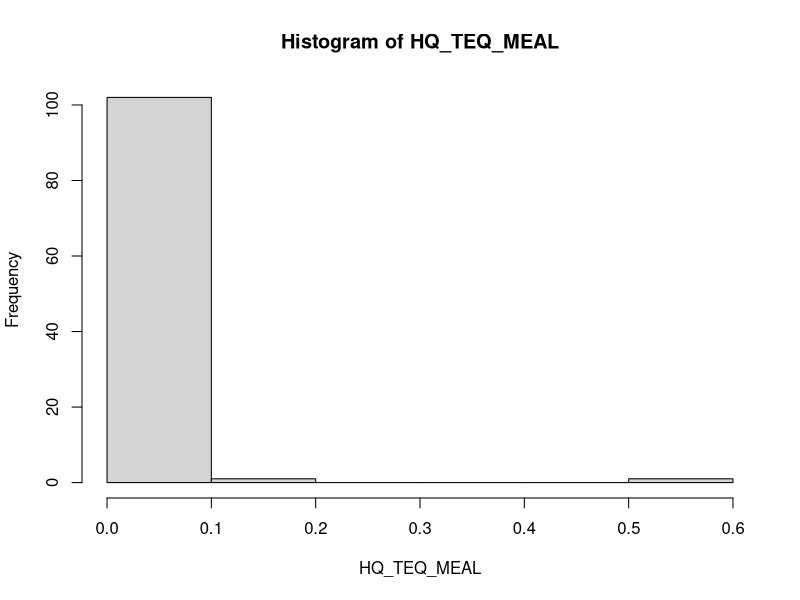
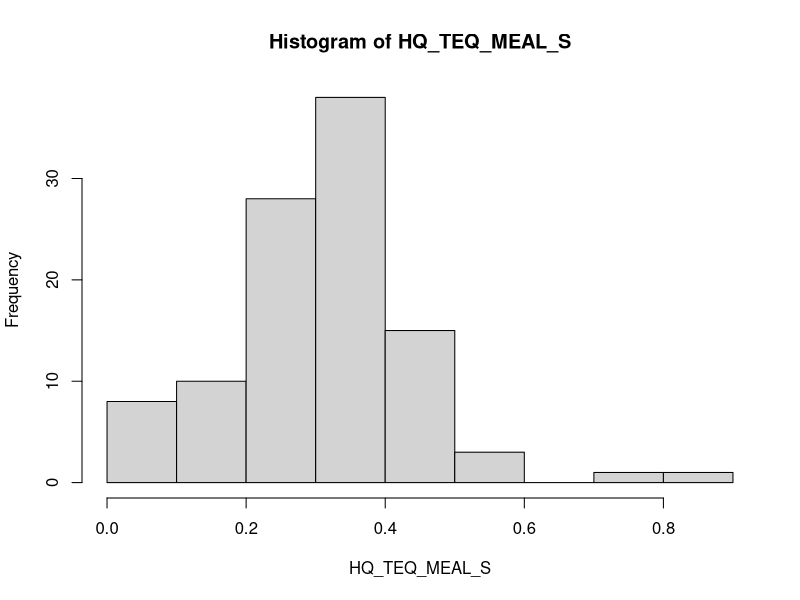
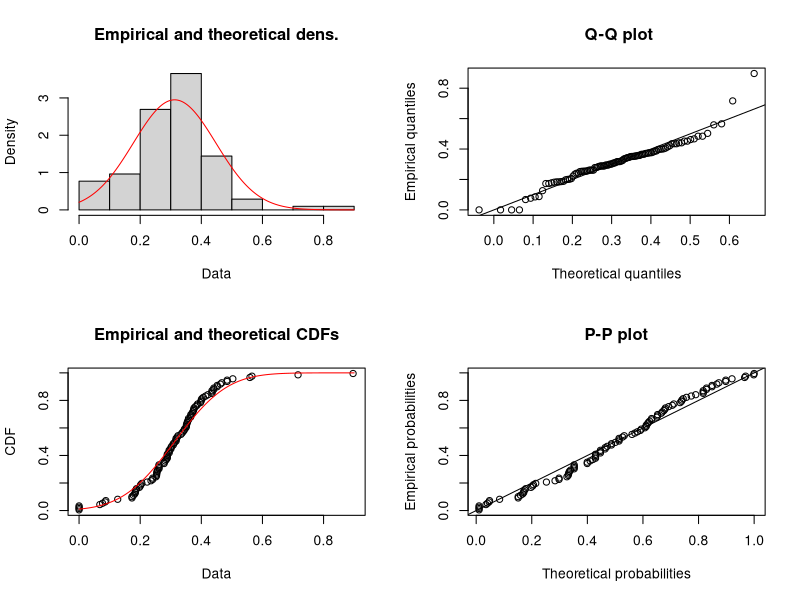
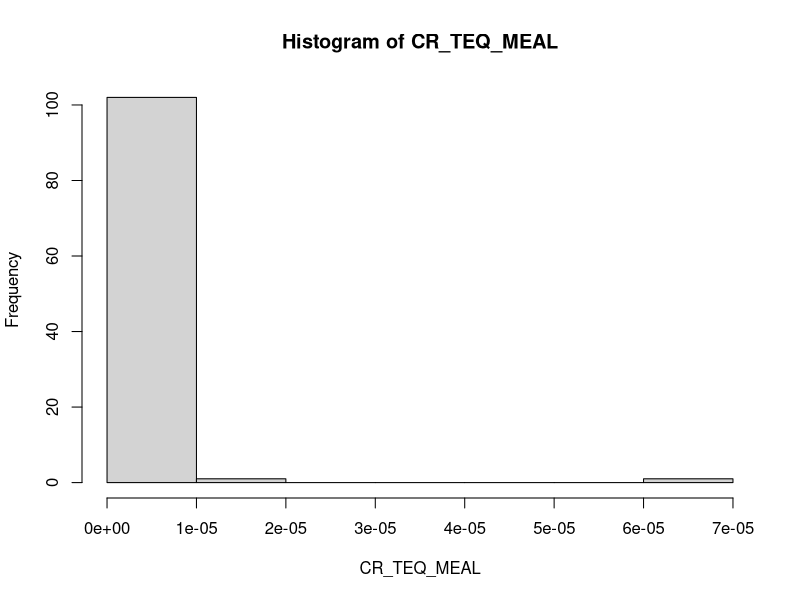
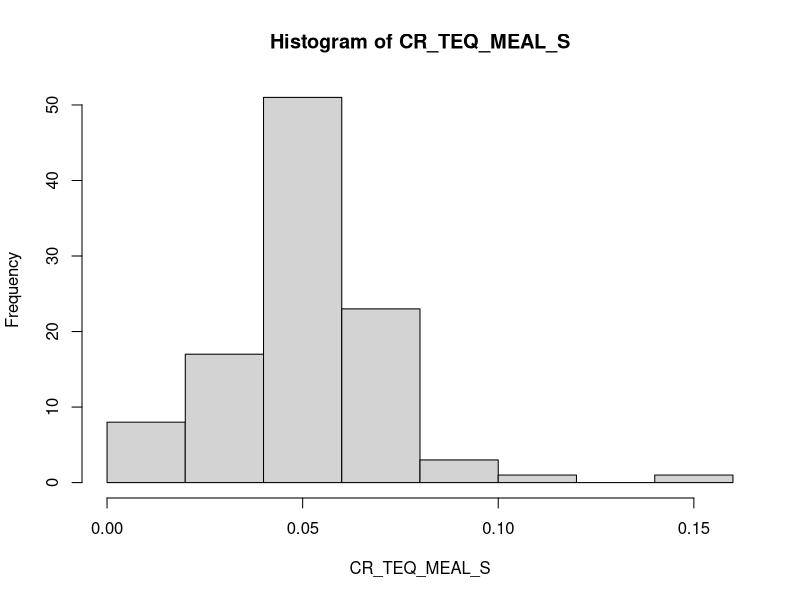
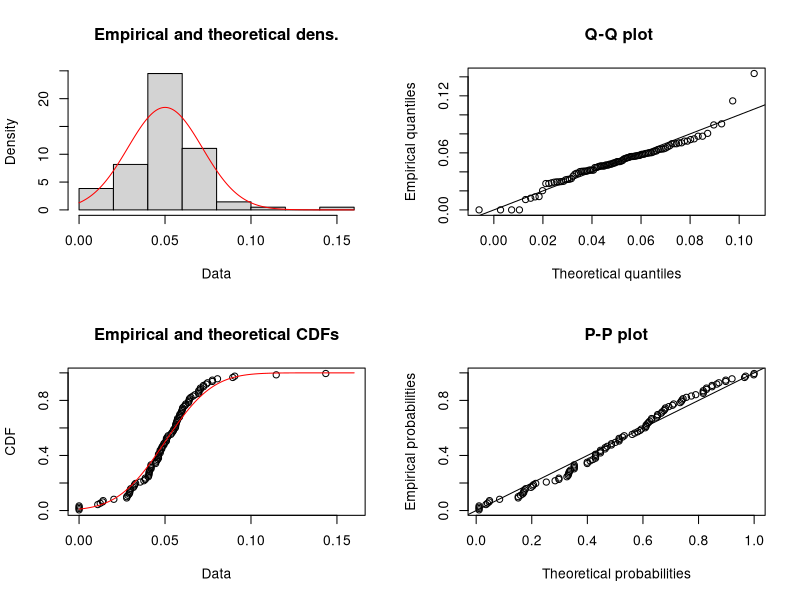
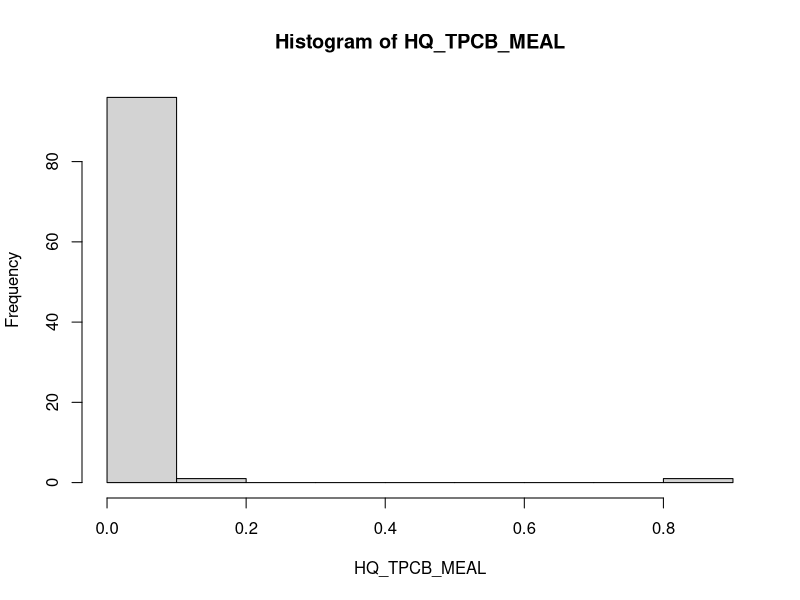
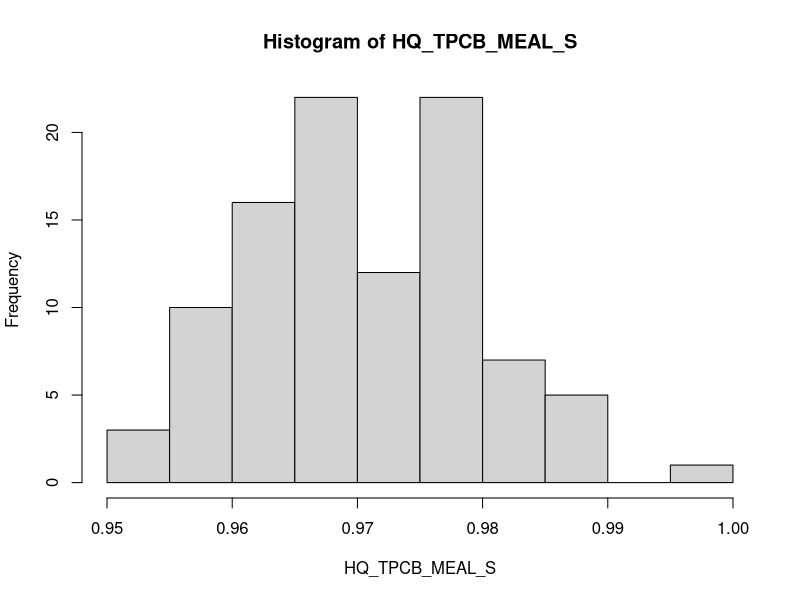

Source code (R) for these figures, in order:
# --------------------------------------------
# WFCS Probabalistic Risk Assessment
#
# Code Author: David Dayan
# Code QAQC: Brenda Hanley
# Project Supervisor: Krysten Schuler
#
# Project: Waterfowl Contaminants in the NE US. 
# 
# Location: Cornell Wildlife Health Lab
# Date: February 2024
# License: MIT
# 
# Description: This code runs the probabilistic risk assessment.
# 
# Funding: This work was supported under the project 
# name 'Contaminant Loads in Waterfowl of the Northeast Atlantic
# Flyway: New Threats and Outdated Advisories' of the 
# Multistate Conservation Grant Program.
#
# --------------------------------------------

# Load required packages.
library(tidyverse)
library(knitr)
library(fitdistrplus)

# To ensure reproducibility.
set.seed(720)

# Load the data.
risk_data <- read_csv("WFCS_group_risk_levels.csv")

#--------------------------------------------------------------------------
# Fitting HQ_TEQ ----------------------------------------------------------

# Load the data.
HQ_TEQ=c(na.omit(risk_data$HQ_TEQ))

# Divide data to go from 2 meals/month to 1 meal/year.
HQ_TEQ_MEAL=HQ_TEQ/24 

# Look at the shape of the data.
summary(HQ_TEQ_MEAL)
hist(HQ_TEQ_MEAL)

# Note: There are only 4 zeros. Extreme J shape. See if we can transform the J shape to normal. Go up or down the roots to see if we can get the best fit RE diagnostics.
HQ_TEQ_MEAL_S=HQ_TEQ_MEAL^(1/5)
hist(HQ_TEQ_MEAL_S)

# Fit the transformed data.
fit_TEQ_HQ=fitdist(HQ_TEQ_MEAL_S, "norm")

# Look at the fit metrics.
gofstat(fit_TEQ_HQ)
summary(fit_TEQ_HQ)

# Look at the diagnostics.
plot(fit_TEQ_HQ)
# Save the plot as a PNG with 1000 dpi and 6in x 6in dimensions
png("TEQ_HQ_diagnostics.png", width = 6.5, height = 6, units = "in", res = 1000)
plot(fit_TEQ_HQ)  # Plot the diagnostics
dev.off()  # Close the PNG device

#--------------------------------------------------------------------------
# Fitting CR_TEQ ----------------------------------------------------------

# Load the data.
CR_TEQ=c(na.omit(risk_data$CR_TEQ))

# Divide data to go from 2 meals/month to 1 meal/year.
CR_TEQ_MEAL=CR_TEQ/24 

# Look at the shape of the data.
summary(CR_TEQ_MEAL)
hist(CR_TEQ_MEAL)

# See if we can transform the J shape to normal. Go up or down the roots to see if we can get the best fit RE diagnostics.
CR_TEQ_MEAL_S=CR_TEQ_MEAL^(1/5)
hist(CR_TEQ_MEAL_S)

# Fit the transformed data.
fit_TEQ_CR=fitdist(CR_TEQ_MEAL_S, "norm")

# Look at the fit metrics.
gofstat(fit_TEQ_CR)
summary(fit_TEQ_CR)

# Look at the diagnostics.
plot(fit_TEQ_CR)
# Save the plot as a PNG with 1000 dpi and 6in x 6in dimensions
png("TEQ_CR_diagnostics.png", width = 6.5, height = 6, units = "in", res = 1000)
plot(fit_TEQ_CR)  # Plot the diagnostics
dev.off()  # Close the PNG device

#--------------------------------------------------------------------------
# Simulating TEQ Risk -----------------------------------------------------

# Number of iterations.
num_iterations <- 10000

# Initialize a dataframe to store results.
TEQ_risks <- data.frame(
  num_samples = numeric(),
  mean_HQ = numeric(),percentile_95_HQ = numeric(),percentile_99_HQ = numeric(),
  mean_CR = numeric(),percentile_95_CR = numeric(),percentile_99_CR = numeric(),
  stringsAsFactors = FALSE)

# Loop over different values of num_samples_per_iteration.
for (num_samples_per_iteration in 1:60) {
  # Initialize vectors to store sums of HQ and CR values
  sums_HQ <- numeric(num_iterations)
  sums_CR <- numeric(num_iterations)
  # Perform simulations.
  for (i in 1:num_iterations) {
    # Simulate HQ values.
    samples_TEQ_HQ <- rnorm(num_samples_per_iteration, mean = fit_TEQ_HQ$estimate[1], sd = fit_TEQ_HQ$estimate[2])
    samples_TEQ_HQ <- samples_TEQ_HQ^5
    sum_TEQ_HQ <- sum(samples_TEQ_HQ)
    # Simulate CR values.
    samples_TEQ_CR <- rnorm(num_samples_per_iteration, mean = fit_TEQ_CR$estimate[1], sd = fit_TEQ_CR$estimate[2])
    samples_TEQ_CR <- samples_TEQ_CR^5
    sum_TEQ_CR <- sum(samples_TEQ_CR)
    # Store sums.
    sums_HQ[i] <- sum_TEQ_HQ
    sums_CR[i] <- sum_TEQ_CR
  } # End num samples per iteration.
  
  # Calculate statistics for HQ sums.
  mean_sum_HQ <- mean(sums_HQ)
  percentile_95_HQ <- quantile(sums_HQ, 0.95)
  percentile_99_HQ <- quantile(sums_HQ, 0.99)
  
  # Calculate statistics for CR sums.
  mean_sum_CR <- mean(sums_CR)
  percentile_95_CR <- quantile(sums_CR, 0.95)
  percentile_99_CR <- quantile(sums_CR, 0.99)
  
  # Add results to data frame.
  TEQ_risks <- rbind(TEQ_risks, list(num_samples_per_iteration,
                                     mean_sum_HQ, percentile_95_HQ, percentile_99_HQ, 
                                     mean_sum_CR, percentile_95_CR, percentile_99_CR))
  
} # End loop over different values of num_samples_per_iteration.

# Name columns.
colnames(TEQ_risks) <- c("num_samples", "mean_HQ", "percentile_95_HQ", "percentile_99_HQ", "mean_CR", "percentile_95_CR", "percentile_99_CR")

# Display results.
view(TEQ_risks)

#--------------------------------------------------------------------------
# Fitting HQ_TPCB ---------------------------------------------------------

# Load the data.
HQ_TPCB=c(na.omit(risk_data$HQ_TPCB))

# Divide the data by the number of meals to get the by-meal vector.
HQ_TPCB_MEAL=HQ_TPCB/24

# Look at the shape of the data.
summary(HQ_TPCB_MEAL)
hist(HQ_TPCB_MEAL)

# See if we can transform the J shape to normal. Go up or down the roots to see if we can get the best fit RE diagnostics.
HQ_TPCB_MEAL_S=HQ_TPCB_MEAL^(1/200)
hist(HQ_TPCB_MEAL_S)

# Fit the transformed data.
fit_TPCB_HQ=fitdist(HQ_TPCB_MEAL_S, "norm")

# Look at the metrics of the fit.
gofstat(fit_TPCB_HQ)
summary(fit_TPCB_HQ)

# Look at the diagnostics.
plot(fit_TPCB_HQ)

# Save the plot as a PNG with 1000 dpi and 6in x 6in dimensions
png("PCB_HQ_diagnostics.png", width = 6.5, height = 6, units = "in", res = 1000)
plot(fit_TPCB_HQ)  # Plot the diagnostics
dev.off()  # Close the PNG device

#--------------------------------------------------------------------------
# Fitting CR_TPCB ---------------------------------------------------------

# Load the data.
CR_TPCB=c(na.omit(risk_data$CR_TPCB))

# Divide the data by the number of meals to get the by-meal vector.
CR_TPCB_MEAL=CR_TPCB/24

# Look at the shape of the data.
summary(CR_TPCB_MEAL)
hist(CR_TPCB_MEAL)

# See if we can transform the J shape to normal. Go up or down the roots to see if we can get the best fit RE diagnostics.
CR_TPCB_MEAL_S=CR_TPCB_MEAL^(1/100)
hist(CR_TPCB_MEAL_S)

# Fit the transformed data.
fit_TPCB_CR=fitdist(CR_TPCB_MEAL_S, "norm")

# Look at the metrics of the fit. 
gofstat(fit_TPCB_CR)
summary(fit_TPCB_CR)

# Look at the diagnostics.
plot(fit_TPCB_CR)

# Save the plot as a PNG with 1000 dpi and 6in x 6in dimensions
png("PCB_CR_diagnostics.png", width = 6.5, height = 6, units = "in", res = 1000)
plot(fit_TPCB_CR)  # Plot the diagnostics
dev.off()  # Close the PNG device

#--------------------------------------------------------------------------
# Simulating TPCB Risk -----------------------------------------------------

# Number of iterations.
num_iterations <- 10000

# Initialize a dataframe to store results.
TPCB_risks <- data.frame(
  num_samples = numeric(),
  mean_HQ = numeric(),
  percentile_95_HQ = numeric(),
  percentile_99_HQ = numeric(),
  mean_CR = numeric(),
  percentile_95_CR = numeric(),
  percentile_99_CR = numeric(),
  stringsAsFactors = FALSE)

# Loop over different values of num_samples_per_iteration.
for (num_samples_per_iteration in 1:60) {
  # Initialize vectors to store sums of HQ and CR values.
  sums_HQ <- numeric(num_iterations)
  sums_CR <- numeric(num_iterations)
  # Perform simulations.
  for (i in 1:num_iterations) {
    # Simulate HQ values.
    samples_TPCB_HQ <- rnorm(num_samples_per_iteration, mean = fit_TPCB_HQ$estimate[1], sd = fit_TPCB_HQ$estimate[2])
    samples_TPCB_HQ <- samples_TPCB_HQ^200
    sum_TPCB_HQ <- sum(samples_TPCB_HQ)
    # Simulate CR values.
    samples_TPCB_CR <- rnorm(num_samples_per_iteration, mean = fit_TPCB_CR$estimate[1], sd = fit_TPCB_CR$estimate[2])
    samples_TPCB_CR <- samples_TPCB_CR^100
    sum_TPCB_CR <- sum(samples_TPCB_CR)
    # Store sums.
    sums_HQ[i] <- sum_TPCB_HQ
    sums_CR[i] <- sum_TPCB_CR
  } # End iterations.
  
  # Calculate statistics for HQ sums.
  mean_sum_HQ <- mean(sums_HQ)
  percentile_95_HQ <- quantile(sums_HQ, 0.95)
  percentile_99_HQ <- quantile(sums_HQ, 0.99)
  
  # Calculate statistics for CR sums.
  mean_sum_CR <- mean(sums_CR)
  percentile_95_CR <- quantile(sums_CR, 0.95)
  percentile_99_CR <- quantile(sums_CR, 0.99)
  
  # Add results to dataframe.
  TPCB_risks <- rbind(TPCB_risks, list(num_samples_per_iteration,mean_sum_HQ, percentile_95_HQ, percentile_99_HQ, mean_sum_CR, percentile_95_CR, percentile_99_CR))
  
} # End num_samples_per_iteration loop. 

# Name columns.
colnames(TPCB_risks) <- c("num_samples", "mean_HQ", "percentile_95_HQ", "percentile_99_HQ", "mean_CR", "percentile_95_CR", "percentile_99_CR")

# Display results.
view(TPCB_risks)


#--------------------------------------------------------------------------
# Fitting Sum_OCPs_HQ -----------------------------------------------------

# Load the data
Sum_OCPs_HQ=c(na.omit(risk_data$Sum_OCPs_HQ))

# Divide the data by the number of meals to get the by-meal vector.
Sum_OCPs_HQ_MEAL=Sum_OCPs_HQ/24

# Look at the shape of the data.
summary(Sum_OCPs_HQ_MEAL)
hist(Sum_OCPs_HQ_MEAL)

# See if we can transform the J shape to normal. Go up or down the roots to see if we can get the best fit RE diagnostics.
Sum_OCPs_HQ_MEAL_S=Sum_OCPs_HQ_MEAL^(1/200)
hist(Sum_OCPs_HQ_MEAL_S)

# Fit the transformed data
fit_OCP_HQ=fitdist(Sum_OCPs_HQ_MEAL_S, "norm")

# Look at the metrics of the fit. 
gofstat(fit_OCP_HQ)
summary(fit_OCP_HQ)

# Look at the diagnostics.
plot(fit_OCP_HQ)

#--------------------------------------------------------------------------
# Fitting Sum_OCPs_CR -----------------------------------------------------

# Load the data.
Sum_OCPs_CR=c(na.omit(risk_data$Sum_OCPs_CR))

# Divide the data by the number of meals to get the by-meal vector.
Sum_OCPs_CR_MEAL=Sum_OCPs_CR/24

# Look at the shape of the data.
summary(Sum_OCPs_CR_MEAL)
hist(Sum_OCPs_CR_MEAL)

# See if we can transform the J shape to normal. Go up or down the roots to see if we can get the best fit RE diagnostics.
Sum_OCPs_CR_MEAL_S=Sum_OCPs_CR_MEAL^(1/300)
hist(Sum_OCPs_CR_MEAL_S)

# Fit the transformed data.
fit_OCP_CR=fitdist(Sum_OCPs_CR_MEAL_S, "norm")
gofstat(fit_OCP_CR)
summary(fit_OCP_CR)

# Look at the diagnostics.
plot(fit_OCP_CR)

# Save the plot as a PNG with 1000 dpi and 6in x 6in dimensions
png("OCP_CR_diagnostics.png", width = 6.5, height = 6, units = "in", res = 1000)
plot(fit_OCP_CR)  # Plot the diagnostics
dev.off()  # Close the PNG device

#--------------------------------------------------------------------------
# Simulating OCP Risk -----------------------------------------------------

# Number of iterations.
num_iterations <- 10000

# Initialize a dataframe to store results.
OCP_risks <- data.frame(
  num_samples = numeric(),
  mean_HQ = numeric(),
  percentile_95_HQ = numeric(),
  percentile_99_HQ = numeric(),
  mean_CR = numeric(),
  percentile_95_CR = numeric(),
  percentile_99_CR = numeric(),
  stringsAsFactors = FALSE)

# Loop over different values of num_samples_per_iteration.
for (num_samples_per_iteration in 1:60) {
  # Initialize vectors to store sums of HQ and CR values.
  sums_HQ <- numeric(num_iterations)
  sums_CR <- numeric(num_iterations)
  # Perform simulations.
  for (i in 1:num_iterations) {
    # Simulate HQ values.
    samples_OCP_HQ <- rnorm(num_samples_per_iteration, mean = fit_OCP_HQ$estimate[1], sd = fit_OCP_HQ$estimate[2])
    samples_OCP_HQ <- samples_OCP_HQ^200
    sum_OCP_HQ <- sum(samples_OCP_HQ)
    # Simulate CR values.
    samples_OCP_CR <- rnorm(num_samples_per_iteration, mean = fit_OCP_CR$estimate[1], sd = fit_OCP_CR$estimate[2])
    samples_OCP_CR <- samples_OCP_CR^300
    sum_OCP_CR <- sum(samples_OCP_CR)
    # Store sums.
    sums_HQ[i] <- sum_OCP_HQ
    sums_CR[i] <- sum_OCP_CR
  } # End num iterations.
  
  # Calculate statistics for HQ sums.
  mean_sum_HQ <- mean(sums_HQ)
  percentile_95_HQ <- quantile(sums_HQ, 0.95)
  percentile_99_HQ <- quantile(sums_HQ, 0.99)
  
  # Calculate statistics for CR sums.
  mean_sum_CR <- mean(sums_CR)
  percentile_95_CR <- quantile(sums_CR, 0.95)
  percentile_99_CR <- quantile(sums_CR, 0.99)
  
  # Add results to dataframe.
  OCP_risks <- rbind(OCP_risks, list(num_samples_per_iteration,mean_sum_HQ, percentile_95_HQ, percentile_99_HQ, mean_sum_CR, percentile_95_CR, percentile_99_CR))
  
} # End Loop over different values of num_samples_per_iteration.

# Name columns.
colnames(OCP_risks) <- c("num_samples", "mean_HQ", "percentile_95_HQ", "percentile_99_HQ", "mean_CR", "percentile_95_CR", "percentile_99_CR")

# Display results.
view(OCP_risks)

#--------------------------------------------------------------------------
# Fitting Sum_PFAS_HQ -----------------------------------------------------

# Load the data.
Sum_PFAS_HQ=c(na.omit(risk_data$Sum_PFAS_HQ))

# Divide the data by the number of meals to get the by-meal vector.
Sum_PFAS_HQ_MEAL=Sum_PFAS_HQ/24

# Look at the shape of the data.
summary(Sum_PFAS_HQ_MEAL)
hist(Sum_PFAS_HQ_MEAL)

# See if we can transform the J shape to normal. Go up or down the roots to see if we can get the best fit RE diagnostics.
Sum_PFAS_HQ_MEAL_S=Sum_PFAS_HQ_MEAL^(1/5)
hist(Sum_PFAS_HQ_MEAL_S)

# Fit the transformed data.
fit_PFAS_HQ=fitdist(Sum_PFAS_HQ_MEAL_S, "norm")

# Look at the fit metrics.
gofstat(fit_PFAS_HQ)
summary(fit_PFAS_HQ)

# Look at the diagnostics.
plot(fit_PFAS_HQ)

# Save the plot as a PNG with 1000 dpi and 6in x 6in dimensions
png("PFAS_HI_diagnostics.png", width = 6.5, height = 6, units = "in", res = 1000)
plot(fit_PFAS_HQ)  # Plot the diagnostics
dev.off()  # Close the PNG device


#--------------------------------------------------------------------------
# Simulating PFAS Risk -----------------------------------------------------

# Number of iterations
num_iterations <- 10000

# Initialize a dataframe to store results
PFAS_risks <- data.frame(
  num_samples = numeric(),
  mean_HQ = numeric(),
  percentile_95_HQ = numeric(),
  percentile_99_HQ = numeric(),
  stringsAsFactors = FALSE)

# Loop over different values of num_samples_per_iteration.
for (num_samples_per_iteration in 1:60) {
  # Initialize vectors to store sums of HQ values
  sums_HQ <- numeric(num_iterations)
  # Perform simulations
  for (i in 1:num_iterations) {
    # Simulate HQ values
    samples_PFAS_HQ <- rnorm(num_samples_per_iteration, mean = fit_PFAS_HQ$estimate[1], sd = fit_PFAS_HQ$estimate[2])
    samples_PFAS_HQ <- samples_PFAS_HQ^5
    sum_PFAS_HQ <- sum(samples_PFAS_HQ)
    # Store sums
    sums_HQ[i] <- sum_PFAS_HQ
  } # End iterations.
  
  # Calculate statistics for HQ sums
  mean_sum_HQ <- mean(sums_HQ)
  percentile_95_HQ <- quantile(sums_HQ, 0.95)
  percentile_99_HQ <- quantile(sums_HQ, 0.99)
  
  # Add results to dataframe
  PFAS_risks <- rbind(PFAS_risks, list(num_samples_per_iteration,mean_sum_HQ, percentile_95_HQ, percentile_99_HQ))
  
}  # End loop over different values of num samples per iteration.

# Name columns.
colnames(PFAS_risks) <- c("num_samples", "mean_HQ", "percentile_95_HQ", "percentile_99_HQ")

# Display results.
view(PFAS_risks)

#-------------------------------------------------------------------------
# Total_HI ----------------------------------------------------------------

# Load the data.
Total_HI=c(na.omit(risk_data$Total_HI))

# Divide the data by the number of meals to get the by-meal vector.
Total_HI_MEAL=Total_HI/24

# Look at the shapeof the data.
summary(Total_HI_MEAL)
hist(Total_HI_MEAL)

# See if we can transform the J shape to normal. Go up or down the roots to see if we can get the best fit RE diagnostics.
Total_HI_MEAL_S=Total_HI_MEAL^(1/10)
hist(Total_HI_MEAL_S)

# Fit the transformed data.
fit_Total_HI=fitdist(Total_HI_MEAL_S, "norm")

# Look at the metrics of the fit. 
gofstat(fit_Total_HI)
summary(fit_Total_HI)

# Look at the diagnostics.
plot(fit_Total_HI)

# Save the plot as a PNG with 1000 dpi and 6in x 6in dimensions
png("Total_HI_diagnostics.png", width = 6.5, height = 6, units = "in", res = 1000)
plot(fit_Total_HI)  # Plot the diagnostics
dev.off()  # Close the PNG device


#--------------------------------------------------------------------------
# Total_CR -------------------------------------------------------------

# Load the data.
Total_CR=c(na.omit(risk_data$Total_CR))

# Divide the data by the number of meals to get the by-meal vector.
Total_CR_MEAL=Total_CR/24

# Look at the shape of the data.
summary(Total_CR_MEAL)
hist(Total_CR_MEAL)

# See if we can transform the J shape to normal. Go up or down the roots to see if we can get the best fit RE diagnostics.
Total_CR_MEAL_S=Total_CR_MEAL^(1/100)
hist(Total_CR_MEAL_S)

# Fit the transformed data.
fit_total_CR=fitdist(Total_CR_MEAL_S, "norm")

# Look at the metrics of the fit.
gofstat(fit_total_CR)
summary(fit_total_CR)

# Look at the diagnostics.
plot(fit_total_CR)

# Save the plot as a PNG with 1000 dpi and 6in x 6in dimensions
png("Total_CR_diagnostics.png", width = 6.5, height = 6, units = "in", res = 1000)
plot(fit_total_CR)  # Plot the diagnostics
dev.off()  # Close the PNG device

#--------------------------------------------------------------------------
# Simulating Total Risk ---------------------------------------------------

# Number of iterations.
num_iterations <- 10000

# Initialize a dataframe to store results.
Total_risks <- data.frame(
  num_samples = numeric(),
  mean_HQ = numeric(),
  percentile_95_HQ = numeric(),
  percentile_99_HQ = numeric(),
  mean_CR = numeric(),
  percentile_95_CR = numeric(),
  percentile_99_CR = numeric(),
  stringsAsFactors = FALSE)

# Loop over different values of num_samples_per_iteration.
for (num_samples_per_iteration in 1:60) {
  # Initialize vectors to store sums of HQ and CR values.
  sums_HQ <- numeric(num_iterations)
  sums_CR <- numeric(num_iterations)
  # Perform simulations.
  for (i in 1:num_iterations) {
    # Simulate HQ values.
    samples_total_HQ <- rnorm(num_samples_per_iteration, mean = fit_Total_HI$estimate[1], sd = fit_Total_HI$estimate[2])
    samples_total_HQ <- samples_total_HQ^10
    sum_total_HQ <- sum(samples_total_HQ)
    # Simulate CR values.
    samples_total_CR <- rnorm(num_samples_per_iteration, mean = fit_total_CR$estimate[1], sd = fit_total_CR$estimate[2])
    samples_total_CR <- samples_total_CR^100
    sum_total_CR <- sum(samples_total_CR)
    # Store sums.
    sums_HQ[i] <- sum_total_HQ
    sums_CR[i] <- sum_total_CR
  } # End number iterations loop.
  
  # Calculate statistics for HQ sums.
  mean_sum_HQ <- mean(sums_HQ)
  percentile_95_HQ <- quantile(sums_HQ, 0.95)
  percentile_99_HQ <- quantile(sums_HQ, 0.99)
  
  # Calculate statistics for CR sums.
  mean_sum_CR <- mean(sums_CR)
  percentile_95_CR <- quantile(sums_CR, 0.95)
  percentile_99_CR <- quantile(sums_CR, 0.99)
  
  # Add results to dataframe.
  Total_risks <- rbind(Total_risks, list(num_samples_per_iteration,
                                         mean_sum_HQ, percentile_95_HQ, percentile_99_HQ, 
                                         mean_sum_CR, percentile_95_CR, percentile_99_CR))
  
} # End loop over different values of num_samples_per_iteration. 

# Name columns.
colnames(Total_risks) <- c("num_samples", "mean_HQ", "percentile_95_HQ", "percentile_99_HQ", "mean_CR", "percentile_95_CR", "percentile_99_CR")

# Display results.
view(Total_risks)
